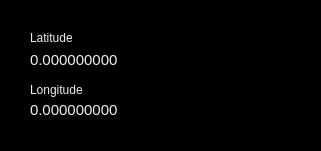
   <widget class="QFrame" name="frame_7">
    <property name="geometry">
     <rect>
      <x>10</x>
      <y>240</y>
      <width>321</width>
      <height>151</height>
     </rect>
    </property>
    <property name="styleSheet">
     <string notr="true">background-color:rgb(0, 0, 0);
border-radius:5px
</string>
    </property>
    <property name="frameShape">
     <enum>QFrame::StyledPanel</enum>
    </property>
    <property name="frameShadow">
     <enum>QFrame::Raised</enum>
    </property>
    <widget class="QLabel" name="label_20">
     <property name="geometry">
      <rect>
       <x>30</x>
       <y>30</y>
       <width>271</width>
       <height>16</height>
      </rect>
     </property>
     <property name="font">
      <font>
       <pointsize>9</pointsize>
      </font>
     </property>
     <property name="styleSheet">
      <string notr="true">color : rgb(238, 238, 236);</string>
     </property>
     <property name="text">
      <string>Latitude</string>
     </property>
     <property name="alignment">
      <set>Qt::AlignJustify|Qt::AlignVCenter</set>
     </property>
    </widget>
    <widget class="QLabel" name="txtLatitude">
     <property name="geometry">
      <rect>
       <x>30</x>
       <y>50</y>
       <width>271</width>
       <height>20</height>
      </rect>
     </property>
     <property name="font">
      <font>
       <pointsize>11</pointsize>
      </font>
     </property>
     <property name="styleSheet">
      <string notr="true">color : rgb(238, 238, 236);</string>
     </property>
     <property name="text">
      <string>0.000000000</string>
     </property>
     <property name="alignment">
      <set>Qt::AlignJustify|Qt::AlignVCenter</set>
     </property>
    </widget>
    <widget class="QLabel" name="txtLongitude">
     <property name="geometry">
      <rect>
       <x>30</x>
       <y>100</y>
       <width>271</width>
       <height>20</height>
      </rect>
     </property>
     <property name="font">
      <font>
       <pointsize>11</pointsize>
      </font>
     </property>
     <property name="styleSheet">
      <string notr="true">color : rgb(238, 238, 236);</string>
     </property>
     <property name="text">
      <string>0.000000000</string>
     </property>
     <property name="alignment">
      <set>Qt::AlignJustify|Qt::AlignVCenter</set>
     </property>
    </widget>
    <widget class="QLabel" name="label_23">
     <property name="geometry">
      <rect>
       <x>30</x>
       <y>80</y>
       <width>271</width>
       <height>20</height>
      </rect>
     </property>
     <property name="font">
      <font>
       <pointsize>9</pointsize>
      </font>
     </property>
     <property name="styleSheet">
      <string notr="true">color : rgb(238, 238, 236);</string>
     </property>
     <property name="text">
      <string>Longitude</string>
     </property>
     <property name="alignment">
      <set>Qt::AlignJustify|Qt::AlignVCenter</set>
     </property>
    </widget>
   </widget>
